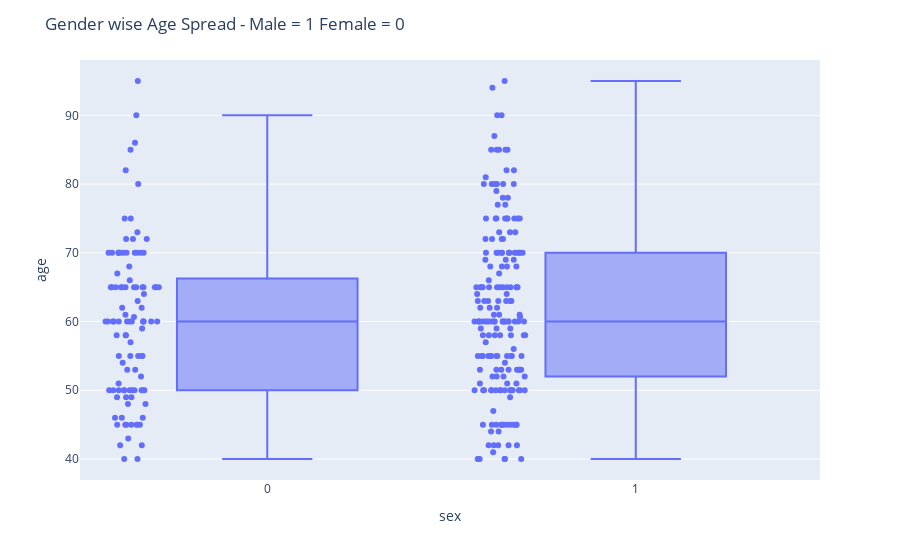

The cell this chart's notebook holds for it:
### Markdown cell above
- Survival is high on 40 to 70
- The spread of Not survival is going through all ages.

### Code cell
fig = px.box(heart_data, x='sex', y='age', points="all")
fig.update_layout(
    title_text="Gender wise Age Spread - Male = 1 Female = 0")
fig.show()

### Figure 1 — Plotly figure (JSON) as saved in the notebook; plotly's stock layout.template omitted (floating-point values rounded to 4 significant figures; data arrays with more than 128 entries replaced by an {"elided": "..."} marker saying what was removed)
{"data": [{"alignmentgroup": "True", "boxpoints": "all", "hovertemplate": "sex=%{x}<br>age=%{y}<extra></extra>", "legendgroup": "", "marker": {"color": "#636efa"}, "name": "", "notched": false, "offsetgroup": "", "orientation": "v", "showlegend": false, "type": "box", "x": {"elided": "299 int values"}, "x0": " ", "xaxis": "x", "y": {"elided": "299 float values"}, "y0": " ", "yaxis": "y"}], "layout": {"boxmode": "group", "legend": {"tracegroupgap": 0}, "margin": {"t": 60}, "title": {"text": "Gender wise Age Spread - Male = 1 Female = 0"}, "xaxis": {"anchor": "y", "domain": [0, 1], "title": {"text": "sex"}}, "yaxis": {"anchor": "x", "domain": [0, 1], "title": {"text": "age"}}}}
